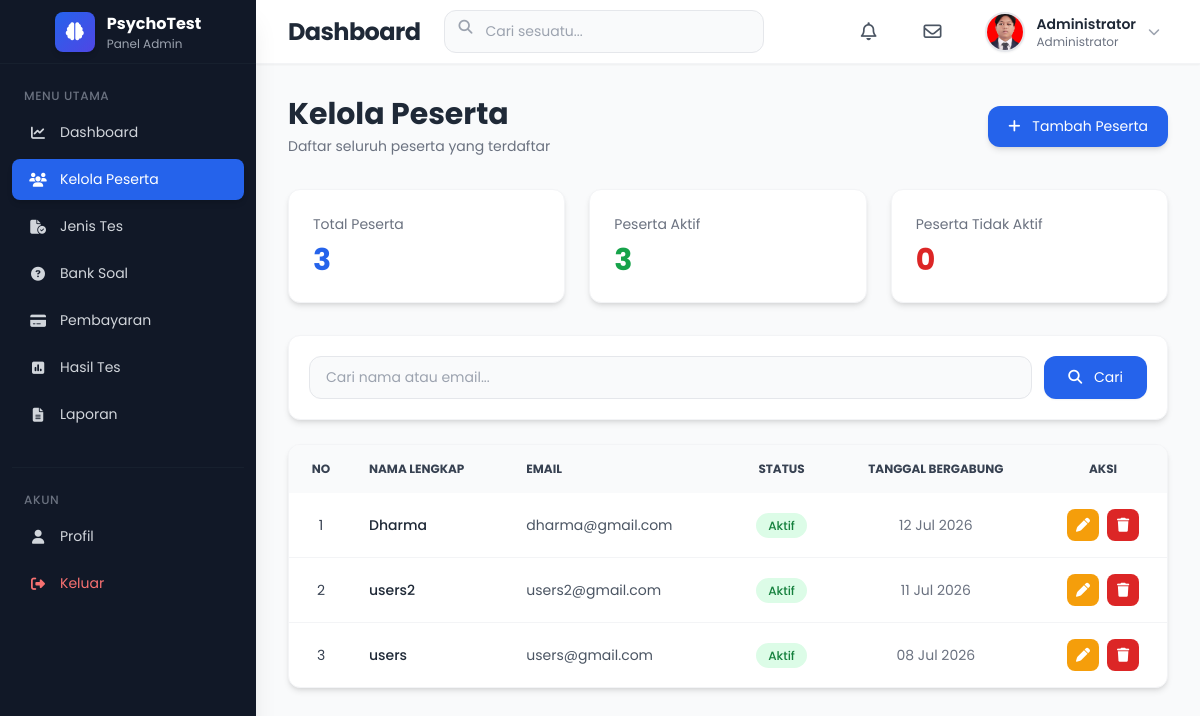
Page /admin/users/users.php (signed in) on the committed database.
### tables this page shows
CREATE TABLE `users` (
  `id` int NOT NULL,
  `fullname` varchar(100) NOT NULL,
  `email` varchar(100) NOT NULL,
  `password` varchar(255) NOT NULL,
  `role` enum('admin','peserta') DEFAULT 'peserta',
  `status` enum('active','inactive') DEFAULT 'active',
  `created_at` timestamp NULL DEFAULT CURRENT_TIMESTAMP,
  `profile_pic` varchar(255) DEFAULT 'default.png'
);

### admin/users/users.php (the view, shortened to what this page needs)
<?php
include "../../config/database.php";
include "../../includes/admin_header.php";
include "../../includes/admin_sidebar.php";
include "../../includes/admin_navbar.php";
$search = "";
$query = mysqli_query($conn, "
    SELECT * FROM users
    WHERE role = 'peserta'
    AND (fullname LIKE '%$search%' OR email LIKE '%$search%')
    ORDER BY created_at DESC
");
$total = mysqli_fetch_assoc(mysqli_query($conn, "
    SELECT COUNT(*) AS total FROM users WHERE role = 'peserta'
"))['total'] ?? 0;
$active = mysqli_fetch_assoc(mysqli_query($conn, "
    SELECT COUNT(*) AS total FROM users WHERE role = 'peserta' AND status = 'active'
"))['total'] ?? 0;
$inactive = mysqli_fetch_assoc(mysqli_query($conn, "
    SELECT COUNT(*) AS total FROM users WHERE role = 'peserta' AND status = 'inactive'
"))['total'] ?? 0;
?>
<div class="ml-64 mt-16 p-8 min-h-screen bg-gray-50">
  <div class="flex flex-col md:flex-row justify-between items-start md:items-center mb-8 gap-4">
    <div>
      <h1 class="text-3xl font-bold text-gray-800">Kelola Peserta</h1>
      <p class="text-gray-500 mt-1">Daftar seluruh peserta yang terdaftar</p>
    </div>
    <a href="user_create.php" class="bg-blue-600 hover:bg-blue-700 text-white px-5 py-2.5 rounded-xl shadow-md transition-all duration-300 hover:shadow-lg">
      <i class="fa-solid fa-plus mr-2"></i> Tambah Peserta
    </a>
  </div>
  <div class="grid grid-cols-1 md:grid-cols-3 gap-6 mb-8">
    <div class="bg-white rounded-xl shadow-md hover:shadow-lg transition-shadow duration-300 p-6 border border-gray-100 card-animate">
      <p class="text-gray-500 text-sm">Total Peserta</p>
      <h2 class="text-3xl font-bold text-blue-600 mt-2"><?= $total ?></h2>
    </div>
    <div class="bg-white rounded-xl shadow-md hover:shadow-lg transition-shadow duration-300 p-6 border border-gray-100 card-animate">
      <p class="text-gray-500 text-sm">Peserta Aktif</p>
      <h2 class="text-3xl font-bold text-green-600 mt-2"><?= $active ?></h2>
    </div>
    <div class="bg-white rounded-xl shadow-md hover:shadow-lg transition-shadow duration-300 p-6 border border-gray-100 card-animate">
      <p class="text-gray-500 text-sm">Peserta Tidak Aktif</p>
      <h2 class="text-3xl font-bold text-red-600 mt-2"><?= $inactive ?></h2>
    </div>
  </div>
  <div class="bg-white rounded-xl shadow-md p-5 mb-6 border border-gray-100 card-animate">
    <form method="GET" class="flex flex-col md:flex-row gap-3">
      <input type="text" name="search" value="<?= htmlspecialchars($search) ?>"
        placeholder="Cari nama atau email..."
        class="flex-1 border border-gray-200 rounded-xl px-4 py-2.5 bg-gray-50 focus:bg-white focus:ring-2 focus:ring-blue-500/30 focus:border-blue-500 outline-none transition-all duration-200">
      <button type="submit" class="bg-blue-600 hover:bg-blue-700 text-white px-6 py-2.5 rounded-xl shadow-sm transition-all duration-300 hover:shadow-md">
        <i class="fa-solid fa-magnifying-glass mr-2"></i> Cari
      </button>
    </form>
  </div>
  <div class="bg-white rounded-xl shadow-md overflow-hidden border border-gray-100 card-animate">
    <table class="w-full text-sm">
      <thead class="bg-gray-50 text-gray-700 uppercase text-xs font-semibold">
        <tr>
          <th class="p-4 text-center w-16">No</th>
          <th class="p-4 text-left">Nama Lengkap</th>
          <th class="p-4 text-left">Email</th>
          <th class="p-4 text-center">Status</th>
          <th class="p-4 text-center">Tanggal Bergabung</th>
          <th class="p-4 text-center w-32">Aksi</th>
        </tr>
      </thead>
      <tbody class="divide-y divide-gray-100">
        <?php if (mysqli_num_rows($query) > 0) : ?>
          <?php $no = 1; ?>
          <?php while ($row = mysqli_fetch_assoc($query)) : ?>
            <tr class="hover:bg-blue-50/50 transition-colors duration-200">
              <td class="p-4 text-center text-gray-700"><?= $no++ ?></td>
              <td class="p-4 font-medium text-gray-800"><?= htmlspecialchars($row['fullname']) ?></td>
              <td class="p-4 text-gray-600"><?= htmlspecialchars($row['email']) ?></td>
              <td class="p-4 text-center">
                <?php if ($row['status'] == 'active') : ?>
                  <span class="px-3 py-1 rounded-full bg-green-100 text-green-700 text-xs font-medium">Aktif</span>
                <?php else : ?>
                  <span class="px-3 py-1 rounded-full bg-red-100 text-red-700 text-xs font-medium">Tidak Aktif</span>
                <?php endif; ?>
              </td>
              <td class="p-4 text-center text-gray-500"><?= date('d M Y', strtotime($row['created_at'])) ?></td>
              <td class="p-4">
                <div class="flex justify-center gap-2">
                  <a href="user_edit.php?id=<?= $row['id'] ?>" class="bg-amber-500 hover:bg-amber-600 text-white w-8 h-8 rounded-lg flex items-center justify-center transition-all duration-200 hover:scale-105" title="Edit">
                    <i class="fa-solid fa-pen text-sm"></i>
                  </a>
                  <a href="user_delete.php?id=<?= $row['id'] ?>" onclick="return confirm('Yakin ingin menghapus data ini?')" class="bg-red-600 hover:bg-red-700 text-white w-8 h-8 rounded-lg flex items-center justify-center transition-all duration-200 hover:scale-105" title="Hapus">
                    <i class="fa-solid fa-trash text-sm"></i>
                  </a>
                </div>
              </td>
            </tr>
          <?php endwhile; ?>
        <?php endif; ?>
      </tbody>
    </table>
  </div>
</div>
<?php include "../../includes/admin_footer.php"; ?>

### includes/admin_navbar.php (shortened to what this page needs)
<?php
$admin_id = (int)$_SESSION['id'];
$user_nav = mysqli_fetch_assoc(mysqli_query($conn, "SELECT fullname, profile_pic FROM users WHERE id = '$admin_id' LIMIT 1"));
$foto_nav = !empty($user_nav['profile_pic'])
  ? "/PsychoTest/admin/profile/profiles/" . $user_nav['profile_pic']
  : "../assets/images/default.png";
?>
<nav class="fixed top-0 left-64 right-0 h-16 bg-white shadow-sm border-b border-gray-100 z-40 transition-all duration-300">
  <div class="flex items-center justify-between h-full px-8">
    <div class="flex items-center gap-6">
      <h2 class="text-xl md:text-2xl font-bold text-gray-800 tracking-tight">
        Dashboard
      </h2>
      <div class="relative hidden md:block">
        <input
          type="text"
          placeholder="Cari sesuatu..."
          class="w-72 lg:w-80 pl-10 pr-4 py-2.5 rounded-xl border border-gray-200 bg-gray-50 focus:bg-white focus:ring-2 focus:ring-blue-500/20 focus:border-blue-500 outline-none transition-all duration-200">
        <i class="fa-solid fa-magnifying-glass absolute left-3.5 top-2.5 text-gray-400"></i>
      </div>
    </div>
    <div class="flex items-center gap-4 lg:gap-6">
      <a href="/PsychoTest/includes/notifikasi.php" class="relative w-10 h-10 rounded-xl hover:bg-gray-100 transition-all duration-200 flex items-center justify-center group">
        <i class="fa-regular fa-bell text-lg text-gray-600 group-hover:text-gray-800"></i>
      </a>
      <a href="/PsychoTest/includes/pesan.php" class="relative w-10 h-10 rounded-xl hover:bg-gray-100 transition-all duration-200 flex items-center justify-center group">
        <i class="fa-regular fa-envelope text-lg text-gray-600 group-hover:text-gray-800"></i>
      </a>
      <div class="relative group cursor-pointer">
        <div class="flex items-center gap-3 p-2 rounded-xl hover:bg-gray-50 transition-all duration-200">
          <img
            src="<?= htmlspecialchars($foto_nav) ?>"
            alt="Profil"
            class="w-10 h-10 rounded-full border-2 border-gray-200 object-cover shadow-sm"
            onerror="this.src='../assets/images/default.png'">
          <div class="hidden md:block text-left">
            <h4 class="font-semibold text-gray-800 text-sm">
              <?= htmlspecialchars($user_nav['fullname'] ?? "Administrator") ?>
            </h4>
            <p class="text-xs text-gray-500">
              Administrator
            </p>
          </div>
          <i class="fa-solid fa-chevron-down text-xs text-gray-400 group-hover:text-gray-600 transition-transform duration-200 group-hover:rotate-180"></i>
        </div>
      </div>
    </div>
  </div>
</nav>

### includes/admin_header.php (style rules this page uses)
* { font-family: 'Poppins', -apple-system, BlinkMacSystemFont, "Segoe UI", Roboto, Oxygen, Ubuntu, Cantarell, "Open Sans", "Helvetica Neue", sans-serif; }
body { background-color: #f8fafc; font-size: 14px; line-height: 1.6; }
.transition-all { transition: all 0.25s ease; }
table { border-collapse: separate; border-spacing: 0; }

### rows in the picture
users: profile_pic (picture), fullname "Administrator"
users: fullname "Dharma", email "dharma@gmail.com", status "Aktif", created_at "12 Jul 2026"
users: fullname "users2", email "users2@gmail.com", status "Aktif", created_at "11 Jul 2026"
users: fullname "users", email "users@gmail.com", status "Aktif", created_at "08 Jul 2026"

### other values in the picture
$total "3"
$active "3"
$inactive "0"
